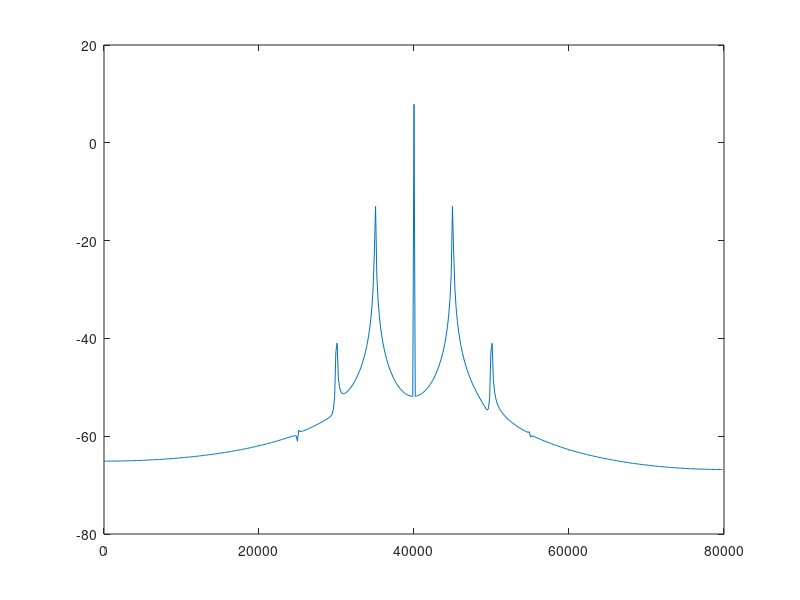

Reproduce this figure in MATLAB.
A_c = 2.5;
Fc = 40000;
Fm = 5000;
Bf = 0.2; %change this value to 1 and 2

Fs = 4*Fc;
Ts = 1/Fs;

N = 1000;

t = 0 : Ts : N*Ts-Ts;
f = -Fs/2 : Fs/N : Fs/2 - Fs/2;

s = A_c.*cos(2*pi.*Fc.*t+Bf.*sin(2*pi.*Fm.*t));

L = length(s);

S = fft(s,L);
S = S(1:L/2);
dBVrms = mag2db(2*abs(S)/L);

f = (0:L/2-1)*Fs/L;

B = 2*Fm*(Bf+1);
plot(f, dBVrms);
